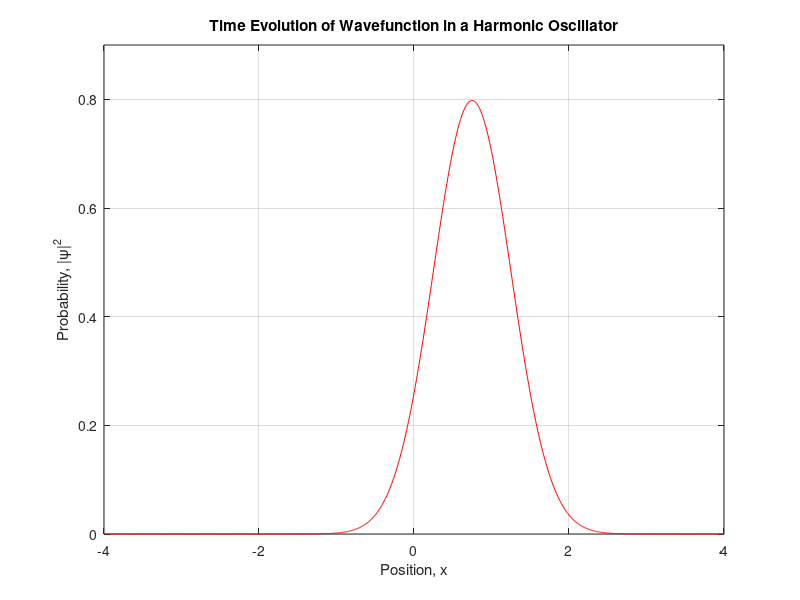

Source code (MATLAB): (Note: this script raises an error after producing the figure.)
%% Feynman Path Integral for the Harmonic Oscillator
%  Written by : Ashwin Nayak, A53212870, asnayak@ucsd.edu
% -------------------------------------------------------------------------
%% Parameters
% Grid Parameters
Nd = 1000;
x0 = -4; xD = 4;
x = linspace(x0,xD,Nd+1);
dx = (xD - x0)/Nd;

% Time Parameters
T0 = 2*pi;
dt = T0/256; 
T_step = T0/16; 
N = T_step/dt;
T = T_step:T_step:5*T0;

% Wavefunction parameters
alp = 2; x_start = 0.75;
psi = NaN(Nd+1,17);
psi(:,1) = ((alp/pi)^0.25)*exp(-0.5*alp*(x-x_start).^2)';
psi(:,1) = psi(:,1)/(norm(psi(:,1))*sqrt(dx));
% -------------------------------------------------------------------------
%% Propagator Matrix 
A = sqrt(2*pi*1i*dt);
K_e = NaN(Nd+1,Nd+1);
for j=1:Nd+1
    K_e(j,:) = (1/A)*exp(1i*0.5*dt*(((x-x(j))/dt).^2 -((x+x(j))*0.5).^2));
end
K  = (dx^(N-1))*(K_e^N); 
% -------------------------------------------------------------------------
%% Wavefunction Propagation
% Preallocate Average Position Vector
avg_x = NaN(length(T)+1,1);
avg_x(1) = dx*x*(conj(psi(:,1)).*(psi(:,1)));

% Create Sparse Finite Difference Operator 
grad2 = spdiags([ones(Nd+1,1),-2*ones(Nd+1,1),ones(Nd+1,1)],[-1 0 1],Nd+1,Nd+1);
grad2(1,1) = 1; grad2(1,2) = -2; grad2(1,3) = 1;
grad2(end,end-2) = 1; grad2(end,end-1)=-2; grad2(end,end)=1;

% Preallocate Average energy arrays
KE = NaN(length(T)+1,1); PE = NaN(length(T)+1,1);
KE(1) = -(0.5/(dx))*(psi(:,1)')*grad2*psi(:,1);
PE(1) = 0.5*dx*(x.^2)*(conj(psi(:,1)).*psi(:,1));

fig1 = figure(1);
set(gcf,'Position',[100 -100 800 800]);
plt = plot(x,abs(psi(:,1)).^2,'r');
set(gca,'XLim',[-4 4],'YLim',[0 0.9]); grid on; box on;
title('Time Evolution of Wavefunction in a Harmonic Oscillator');
xlabel('Position, x'); ylabel('Probability, |\psi|^2','Interpreter','Tex');
ax = gca; ax.FontName = 'Book Antiqua'; ax.FontSize = 12;
% pos = [0.744 0.861225 0.147 0.0398];str = 'Time = 0.00 \pi'; 
% txtbox = annotation('textbox',pos,'String',str,'FontSize',12,...
%     'FontName','Book Antiqua','FitBoxToText','off');
hold on;
% vid = VideoWriter('Oscillator2.mp4','MPEG-4'); %vid.FrameRate=8; 
% open(vid);

% Propagate wavefunction
for it = 1:length(T)
    
    psi(:,it+1) = dx * K * psi(:,it);
    psi(:,it+1) = psi(:,it+1)/(norm(psi(:,it+1))*sqrt(dx)); 
    
    % Calculate Average values 
    avg_x(it+1) = dx*x*(conj(psi(:,it+1)).*psi(:,it+1));
    KE(it+1) = -(psi(:,it+1)')*grad2*psi(:,it+1)/(2*dx);
    PE(it+1) = 0.5*dx*(x.^2)*(conj(psi(:,it+1)).*psi(:,it+1));
    
    % Update Plot
    plot(ax,x,abs(psi(:,it+1)).^2); hold on;
    %pause(0.5)
%     plt.YData = abs(psi(:,it+1)).^2; 
%     txtbox.String = ['Time = ', num2str(round(2*T(it)/T0,3),'%.2f'),' \pi'];
%     drawnow ;
    
    % Get Frame and add to video
%      ax = gca;
%      ax.Units = 'pixels';
%      pos = ax.Position;
%      ti = ax.TightInset;
%      rect = [-ti(1), -ti(2), pos(3)+ti(1)+ti(3), pos(4)+ti(2)+ti(4)];
%      image2 = getframe(gcf);
%      writeVideo(vid,image2);
end
% close(vid);
% -------------------------------------------------------------------------
%% Plots, Visualization and Video
% Plot Average Position
fig2 = figure(2);
plot([0 T],avg_x);%,[0 T],real(KE));
xlabel('Time, t'); ylabel('Average Position, <X>');
% Plot Average Energies
fig3 = figure(3);
plot([0 T],real(KE),[0 T],PE,[0,T],real(KE)+PE);
xlabel('Time, t'); ylabel('Energy');

